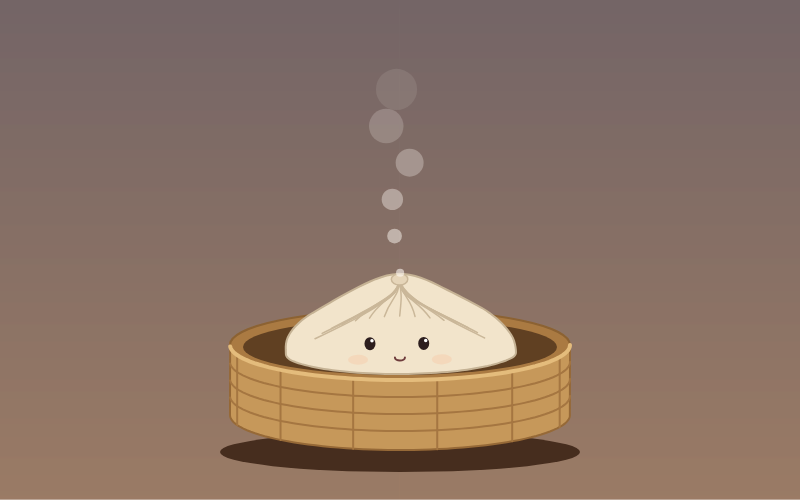
Frame 1 (no input)
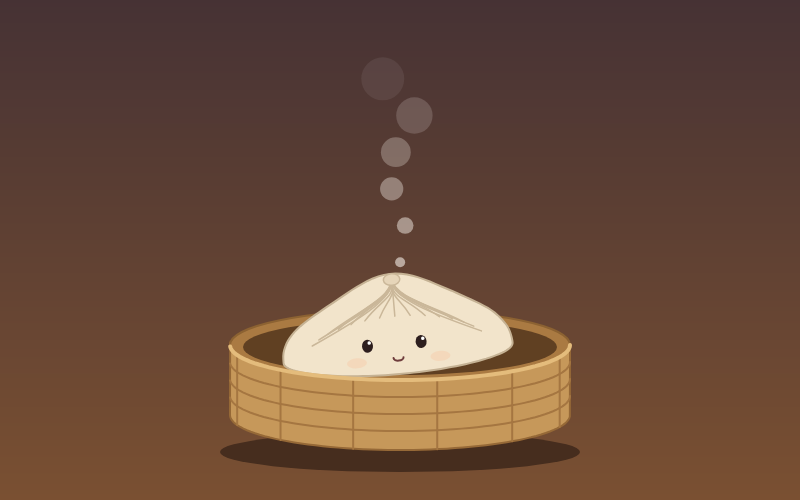
Frame 60 (no input)
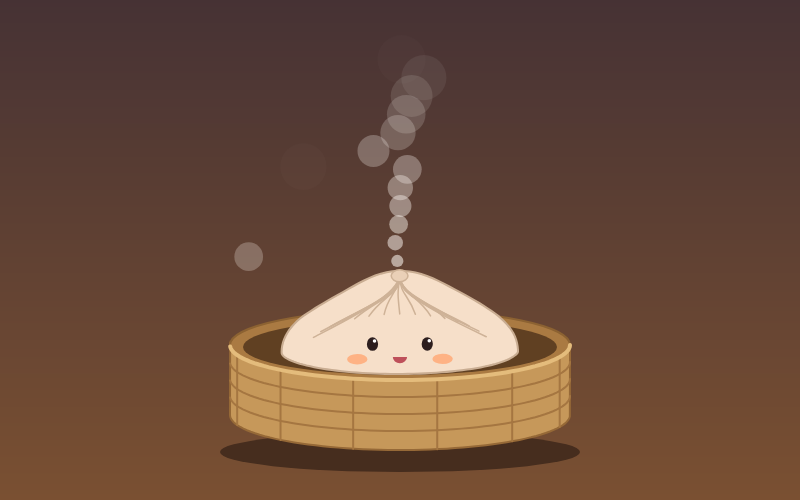
Frame 120 (the mouse pressed at the canvas centre since frame 60)

The p5.js sketch that drew these frames (run headless with seeded random() and noise() and a simulated clock; from frame 60 on, the mouse is pressed at the canvas centre):

// p5.js sketch
// ── sketch.js
let bodyW, bodyH, pleatCount, eyeGap, knotSize;
let doughR, doughG, doughB;
let blushR, blushG, blushB;
let cx = 400;
let baseY = 374;
let energy = 0.8;
let hot = false;
let heat = 0;
let squish = 0;
let squishVel = 0;
let lean = 0;
let blushAmt = 0;
let burst = 0;
let clicks = 0;
let steamT = 0;

function setup() {
  createCanvas(800, 500);
  bodyW = random(90, 125);
  bodyH = random(58, 72);
  pleatCount = floor(random(9, 18));
  eyeGap = random(22, 36);
  knotSize = random(10, 18);
  doughR = random(238, 252);
  doughG = random(224, 240);
  doughB = random(198, 225);

  let pick = floor(random(4));
  if (pick == 0) {
    blushR = 255;
    blushG = 150;
    blushB = 160;
  } else if (pick == 1) {
    blushR = 255;
    blushG = 170;
    blushB = 120;
  } else if (pick == 2) {
    blushR = 240;
    blushG = 120;
    blushB = 150;
  } else {
    blushR = 255;
    blushG = 125;
    blushB = 125;
  }
}

function draw() {
  drawBackground();
  updateCreature();
  drawSteamerBack();
  drawSpirit();
  drawSteamerFront();
  drawSteam();
  drawBurst();
  drawZzz();
}

function mousePressed() {
  if (dist(mouseX, mouseY, cx, baseY - bodyH * 0.8) < bodyW) {
    hot = true;
    clicks = clicks + 1;
    squishVel = -0.3;
    blushAmt = 1;
    burst = 60;
  }
}

function updateCreature() {
  if (hot) {
    heat = lerp(heat, constrain(clicks / 6, 0, 1), 0.03);
    energy = 1;
  } else {
    energy = constrain(energy - 0.0005, 0, 1);
  }

  squishVel = squishVel - squish * 0.2;
  squishVel = squishVel * 0.85;
  squish = constrain(squish + squishVel, -0.3, 0.3);

  let target = map(mouseX, 0, width, -0.12, 0.12) * energy;
  lean = lerp(lean, target, 0.05);

  let d = dist(mouseX, mouseY, cx, baseY - bodyH);
  let near = constrain(map(d, 250, 60, 0, 1), 0, 1);
  blushAmt = lerp(blushAmt, near, 0.06);

  if (burst > 0) {
    burst = burst - 1;
  }

  steamT = steamT + 0.8 + heat * 1.5;
}

function drawBackground() {
  for (let y = 0; y < height; y++) {
    let r = map(y, 0, height, 70, 122);
    let g = map(y, 0, height, 50, 80);
    let b = map(y, 0, height, 52, 50);
    stroke(r, g, b);
    line(0, y, width, y);
  }
}

function drawSteamerBack() {
  noStroke();
  fill(70, 45, 30);
  ellipse(cx, 452, 360, 40);
  fill(170, 122, 66);
  stroke(140, 98, 50);
  strokeWeight(2);
  ellipse(cx, 345, 340, 70);
  noStroke();
  fill(96, 64, 34);
  ellipse(cx, 347, 314, 56);
}

function drawSteamerFront() {
  fill(198, 152, 90);
  stroke(150, 105, 55);
  strokeWeight(2);
  beginShape();
  for (let a = 0; a <= PI; a += 0.05) {
    vertex(cx + cos(a) * 170, 345 + sin(a) * 35);
  }
  for (let a = PI; a >= 0; a -= 0.05) {
    vertex(cx + cos(a) * 170, 415 + sin(a) * 35);
  }
  endShape(CLOSE);

  noFill();
  stroke(165, 118, 65);
  for (let k = 1; k < 4; k++) {
    beginShape();
    for (let a = 0; a <= PI; a += 0.05) {
      vertex(cx + cos(a) * 170, 345 + k * 17 + sin(a) * 35);
    }
    endShape();
  }
  for (let a = 0.35; a < PI; a += 0.5) {
    line(cx + cos(a) * 170, 345 + sin(a) * 35, cx + cos(a) * 170, 415 + sin(a) * 35);
  }

  stroke(228, 188, 124);
  strokeWeight(4);
  beginShape();
  for (let a = 0; a <= PI; a += 0.05) {
    vertex(cx + cos(a) * 170, 345 + sin(a) * 35);
  }
  endShape();
}

function drawSpirit() {
  let sleepy = constrain(map(energy, 0.1, 0.45, 1, 0), 0, 1);
  let breathSpeed = lerp(0.02, 0.06, energy) + heat * 0.03;
  let breathe = sin(frameCount * breathSpeed) * 0.04;
  let shake = 0;
  if (heat > 0.7) {
    shake = map(heat, 0.7, 1, 0, 2.5);
  }

  let r, g, b;
  if (heat < 0.5) {
    r = lerp(doughR, 255, heat * 2);
    g = lerp(doughG, 212, heat * 2);
    b = lerp(doughB, 195, heat * 2);
  } else {
    r = lerp(255, 235, (heat - 0.5) * 2);
    g = lerp(212, 85, (heat - 0.5) * 2);
    b = lerp(195, 70, (heat - 0.5) * 2);
  }

  push();
  translate(cx + random(-shake, shake), baseY + random(-shake, shake));
  rotate(lean);
  scale(1 + squish + breathe * 0.5, 1 - squish + breathe);
  translate(0, -bodyH * 0.35);

  drawBody(r, g, b);
  drawPleats(r, g, b);
  drawFace(sleepy);

  pop();
}

function drawBody(r, g, b) {
  fill(r, g, b);
  stroke(r - 45, g - 50, b - 55);
  strokeWeight(2);
  beginShape();
  for (let a = 0; a < TWO_PI; a += 0.05) {
    let wob = 1 + (noise(cos(a) + 1, sin(a) + 1, frameCount * 0.01) - 0.5) * 0.08;
    let s = sin(a);
    let x = cos(a) * bodyW * wob;
    let y = s * bodyH * 0.35;
    if (s < 0) {
      let s8 = s * s * s * s * s * s * s * s;
      y = s * bodyH * wob * (1 + 0.3 * s8);
    }
    vertex(x, y);
  }
  endShape(CLOSE);
}

function drawPleats(r, g, b) {
  let peakY = -bodyH * 1.3;
  noFill();
  stroke(r - 40, g - 45, b - 50);
  strokeWeight(1.5);
  for (let i = 0; i < pleatCount; i++) {
    let a = map(i, 0, pleatCount - 1, PI + 0.4, TWO_PI - 0.4);
    let sx = cos(a) * bodyW * 0.8;
    let sy = sin(a) * bodyH * 0.6;
    let sway = sin(frameCount * 0.04 + i) * 3;
    bezier(sx, sy, sx * 0.5 + sway, sy - 20, sway, peakY + 25, 0, peakY + 6);
  }
  fill(r - 12, g - 15, b - 18);
  ellipse(0, peakY + 6, knotSize, knotSize * 0.7);
}

function drawFace(sleepy) {
  let eyeY = -bodyH * 0.1;
  let rosy = max(blushAmt, heat);
  noStroke();
  fill(blushR, blushG, blushB, 50 + rosy * 170);
  ellipse(-eyeGap - 15, eyeY + 13, 20, 10);
  ellipse(eyeGap + 15, eyeY + 13, 20, 10);

  let lookX = constrain(map(mouseX - cx, -300, 300, -3, 3), -3, 3) * (1 - sleepy);
  let lookY = constrain(map(mouseY - (baseY - bodyH * 0.45), -200, 200, -3, 3), -3, 3) * (1 - sleepy);
  let eyeH = lerp(13, 2, sleepy);
  drawEye(-eyeGap + lookX, eyeY + lookY, eyeH, sleepy);
  drawEye(eyeGap + lookX, eyeY + lookY, eyeH, sleepy);

  if (sleepy > 0.8) {
    fill(150, 70, 70);
    let o = 4 + sin(frameCount * 0.04) * 1.5;
    ellipse(0, eyeY + 14, o, o);
  } else if (hot || blushAmt > 0.6) {
    fill(190, 80, 90);
    arc(0, eyeY + 11, 14, 12, 0, PI);
  } else {
    noFill();
    stroke(110, 60, 60);
    strokeWeight(2);
    arc(0, eyeY + 11, 10, 6, 0, PI);
  }
}

function drawEye(x, y, h, sleepy) {
  noStroke();
  fill(45, 30, 30);
  ellipse(x, y, 11, h);
  if (sleepy < 0.5) {
    fill(255);
    ellipse(x + 2, y - 3, 3.5, 3.5);
  }
}

function drawSteam() {
  let count = floor(3 + energy * 5 + heat * 30);
  noStroke();
  for (let i = 0; i < count; i++) {
    let t = (steamT + i * (220 / count)) % 220;
    let px = cx + (noise(i * 0.7, frameCount * 0.005) - 0.5) * t * (0.8 + heat);
    let py = baseY - bodyH * 1.65 - t;
    fill(255, 250, 245, map(t, 0, 220, 150, 0));
    circle(px, py, 8 + t * 0.18 + heat * 14);
  }

  let sideCount = floor(heat * 16);
  for (let i = 0; i < sideCount; i++) {
    let t = (steamT * 0.8 + i * (180 / sideCount)) % 180;
    let side = map(i % 6, 0, 5, -150, 150);
    let px = cx + side + (noise(i, frameCount * 0.01) - 0.5) * 40;
    let py = 340 - t;
    fill(255, 250, 245, map(t, 0, 180, 120, 0));
    circle(px, py, 12 + t * 0.2);
  }
}

function drawBurst() {
  if (burst > 0) {
    let age = 60 - burst;
    push();
    translate(cx, baseY - bodyH * 0.6 - age * 0.8);
    noStroke();
    fill(255, 250, 245, map(age, 0, 60, 160, 0));
    for (let i = 0; i < 18; i++) {
      push();
      rotate((TWO_PI / 18) * i);
      circle(90 + age * 3, 0, 20 + age * 0.4);
      pop();
    }
    pop();
  }
}

function drawZzz() {
  let sleepy = constrain(map(energy, 0.1, 0.45, 1, 0), 0, 1);
  if (sleepy > 0.8) {
    for (let i = 0; i < 3; i++) {
      let t = (frameCount * 0.5 + i * 40) % 120;
      let x = cx + 35 + t * 0.2 + sin(frameCount * 0.05 + i) * 5;
      let y = baseY - bodyH * 1.5 - t;
      drawZ(x, y, 12, map(t, 0, 120, 255, 0));
    }
  }
}

function drawZ(x, y, size, fade) {
  stroke(255, 240, 220, fade);
  strokeWeight(2.5);
  line(x, y, x + size, y);
  line(x + size, y, x, y + size);
  line(x, y + size, x + size, y + size);
}
